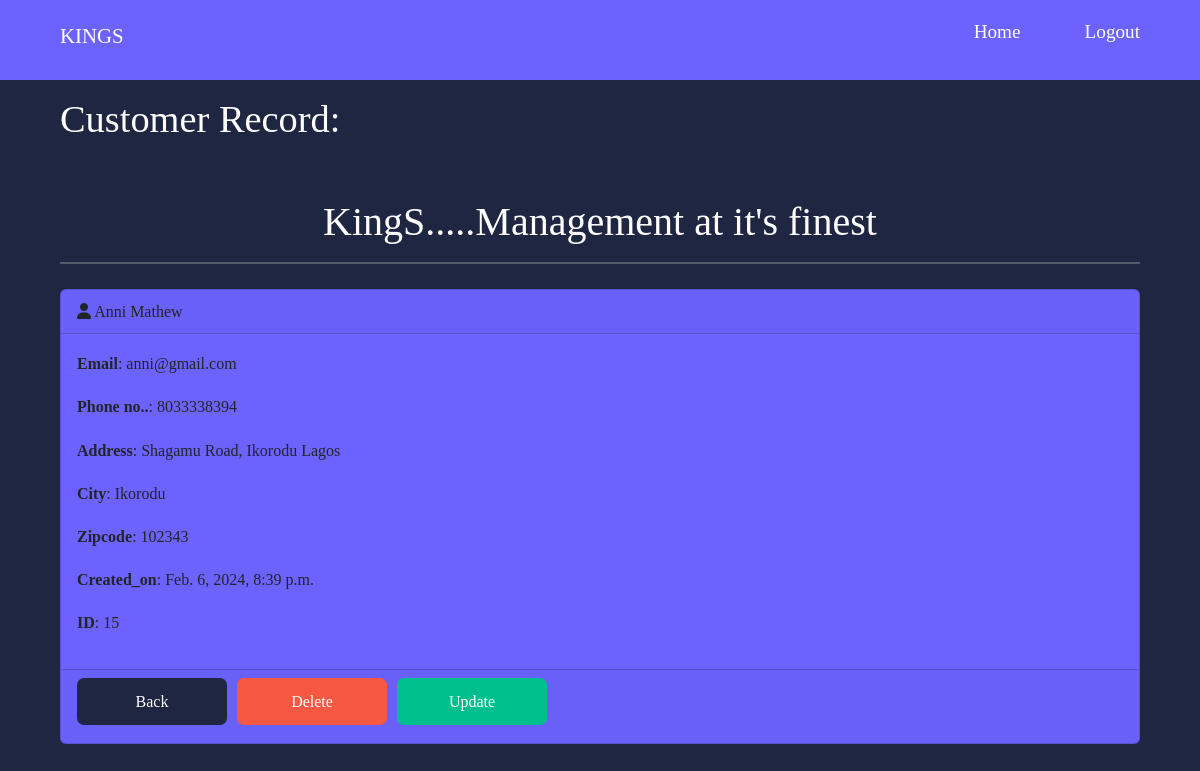
/app/record/15/ (signed in), run on the app's committed database.
### Create/models.py (models this page shows, shortened)
class Record(models.Model):
    created_at = models.DateTimeField(auto_now_add = True)
    firstname = models.CharField(max_length=100)
    lastname = models.CharField(max_length = 100)
    email = models.EmailField()
    phone = models.IntegerField()
    address = models.CharField(max_length = 100)
    city = models.CharField(max_length = 100)
    state = models.CharField(max_length = 100)
    zipcode = models.CharField(max_length = 100)

### Create/views.py (the view)
# urls.py: path('record/', views.getrecords),
def record(request, pk):
    if request.user.is_authenticated:
        record = Record.objects.get(id=pk)
        context = {
            'record':record
        }
        return render(request, 'dashboard/record.html', context)
    else:
        messages.warning(request, 'You must be logged in...')
        return redirect('apphome')

### template/dashboard/record.html (shortened to what this page needs)
{% extends 'base.html' %}
{% block content %}
<div class="contain header">
    <div class="">
      <h1 class="pt-3">Customer Record:</h1>
    <h1 class="h1 text-white text-center pt-5">
        KingS.....Management at it's finest
    </h1>
    <hr>
    <div class="card mb-5" style="background: #6c63ff;">
        <div class="card-header"><i class="fas fa-user"></i>  {{ record.firstname }} {{ record.lastname }}</div>
        <div class="card-body">
            <div class="card-text">
                <p><strong>Email</strong>: {{ record.email }}</p>
            </div>
            <div class="card-text">
                <p><strong>Phone no..</strong>: {{ record.phone }}</p>
            </div>
            <div class="card-text">
                <p><strong>Address</strong>: {{ record.address }}</p>
            </div>
            <div class="card-text">
                <p><strong>City</strong>: {{ record.city }}</p>
            </div>
            <div class="card-text">
                <p><strong>Zipcode</strong>: {{ record.zipcode }}</p>
            </div>
            <div class="card-text">
                <p><strong>Created_on</strong>: {{ record.created_at }}</p>
            </div>
            <div class="card-text">
                <p><strong>ID</strong>: {{ record.id }}</p>
            </div>
        </div>
        <div class="card-footer" style="display: flex; gap: 10px;">
            <a href="{% url 'apphome' %}" class="btns" style="width: 150px; background: #1f2641;">Back</a>
            <a href="{% url 'appdelete' record.id %}" class="btns" style="width: 150px; background: #f75842;">Delete</a>
            <a href="{% url 'appupdate' record.id %}" class="btns" style="width: 150px; background: #00bf8e;">Update</a>
        </div>
      </div>
    </div>
</div>
{% endblock %}

### static/css/style.css (style rules this page uses)
* { margin: 0; padding: 0; border: 0; outline: 0; text-decoration: none; list-style-type: none; box-sizing: border-box; }
:root { --color-primary: #6c63ff; --color-success: #00bf8e; --color-warning: #f7c94b; --color-danger: #f75842; --color-danger-variant: rgba(247, 88, 66, 0.4); --color-white: #fff; --color-light: rgba(225, 225, 225, 0.7); --color-black: #000; --color-bg: #1f2641; --color-bg1: #2e3267; --color-bg2: #424890; --transition: all 400ms ease; --container-width-lg: 90%; --container-width-md: 90%; --container-width-sm: 94%; --container-width-sms: 100%; }
body { font-family: cursive; line-height: 1.7; color: var(--color-white); background: var(--color-bg); }
.contain { width: var(--container-width-lg); margin: 0 auto; }
h1, h2, h3, h4, h5 { line-height: 1.2; }
h1 { font-size: 2.4rem; }
a { color: var(--color-white); text-decoration: none; }
.header { position: relative; top: 5rem; overflow: hidden; margin-bottom: 5rem; }
hr { border: 1px solid #f1f1f1; margin-bottom: 25px; }
.btns { display: block; width: 20%; background: var(--color-primary); color: var(--color-white); padding: 10px; margin-bottom: 10px; text-align: center; border-radius: 7px; }

### data on the page
Record: firstname "Anni", lastname "Mathew", email "anni@gmail.com", phone "8033338394", address "Shagamu Road, Ikorodu Lagos", city "Ikorodu", zipcode "102343", created_at "Feb. 6, 2024, 8:39 p.m.", id "15"
